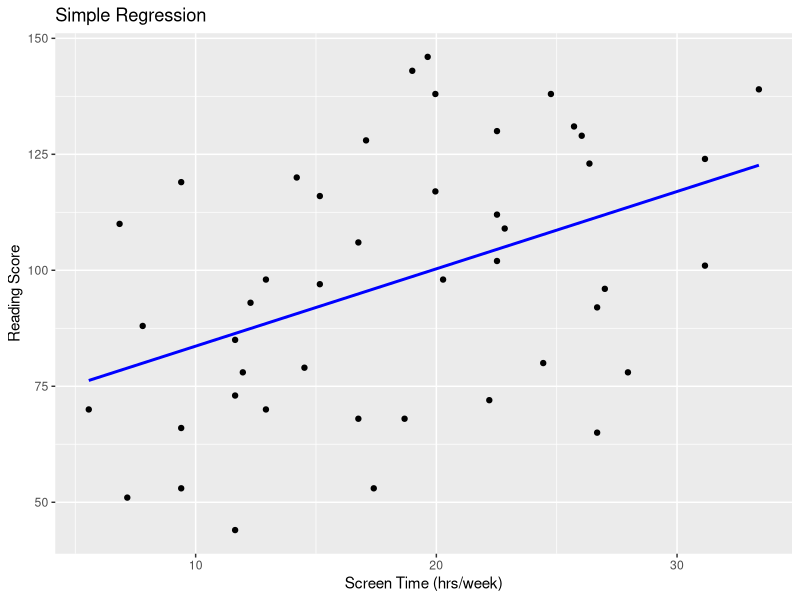
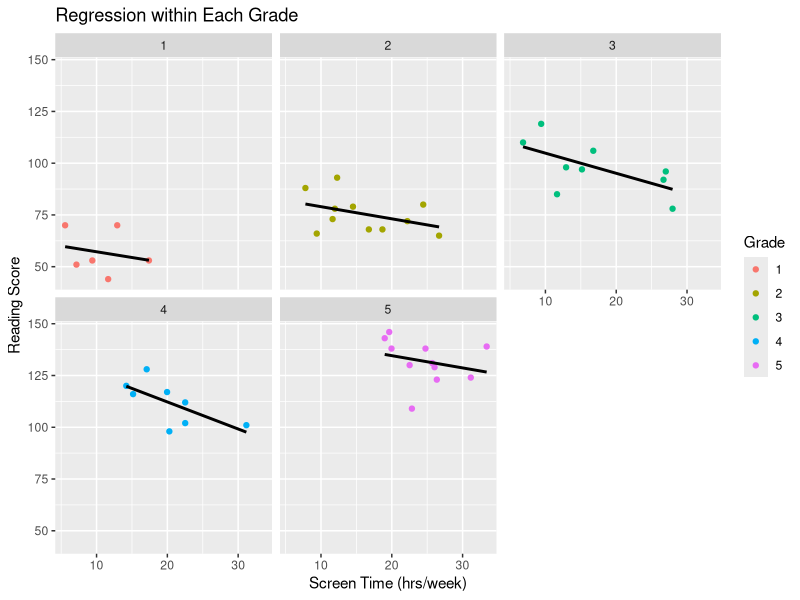
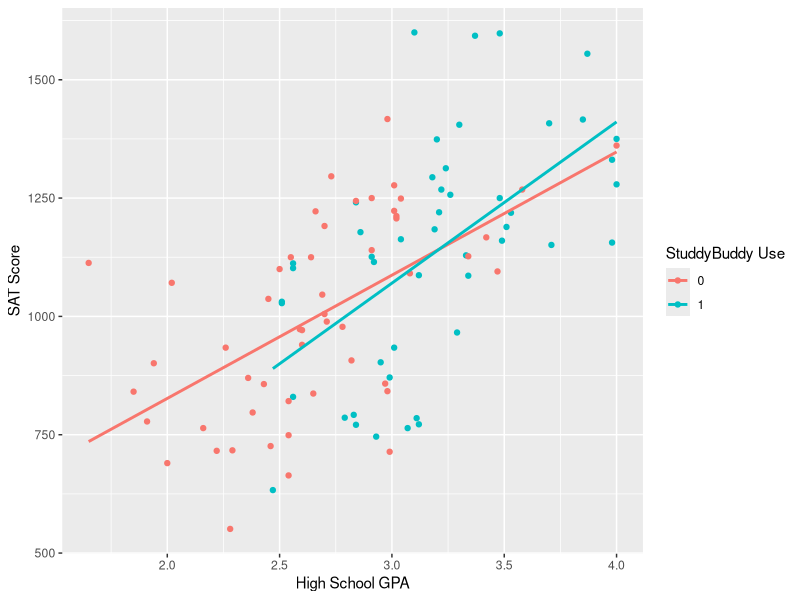

Source code (R) for these figures, in order:
## ---- chunk 1
knitr::opts_chunk$set(echo = TRUE)
## ---- chunk 2
tvread <- read.table("Data/tvread.txt", header=TRUE)
model1 <- lm(score ~ hours, data = tvread)
summary(model1)
## ---- chunk 3
model2 <- lm(score ~ hours + grade, data = tvread)
summary(model2)
## ---- chunk 4
library(ggplot2)
library(gridExtra)

p1 <- ggplot(tvread, aes(x = hours, y = score)) +
  geom_point() +
  geom_smooth(method = "lm", se = FALSE, color = "blue") +
  labs(title = "Simple Regression",
       x = "Screen Time (hrs/week)",
       y = "Reading Score")

p1

p2 <- ggplot(tvread, aes(x = hours, y = score)) +
  geom_point(aes(color = factor(grade))) +
  geom_smooth(method = "lm", se = FALSE, color = "black") +
  facet_wrap(~ grade) +
  labs(title = "Regression within Each Grade",
       x = "Screen Time (hrs/week)",
       y = "Reading Score",
       color = "Grade")

p2
## ---- chunk 5

studdybuddy <- read.table("Data/studdybuddy.txt", header=TRUE)

t.test(sat ~ sb, data = studdybuddy)


## ---- chunk 6
model_sat <- lm(sat ~ sb + gpa, data = studdybuddy)
summary(model_sat)
## ---- chunk 7
ggplot(studdybuddy, aes(x=gpa, y=sat, color=factor(sb))) +
  geom_point() +
  geom_smooth(method="lm", formula = y ~ x, se=FALSE) +
  labs(color = "StuddyBuddy Use", x="High School GPA", y="SAT Score") 
